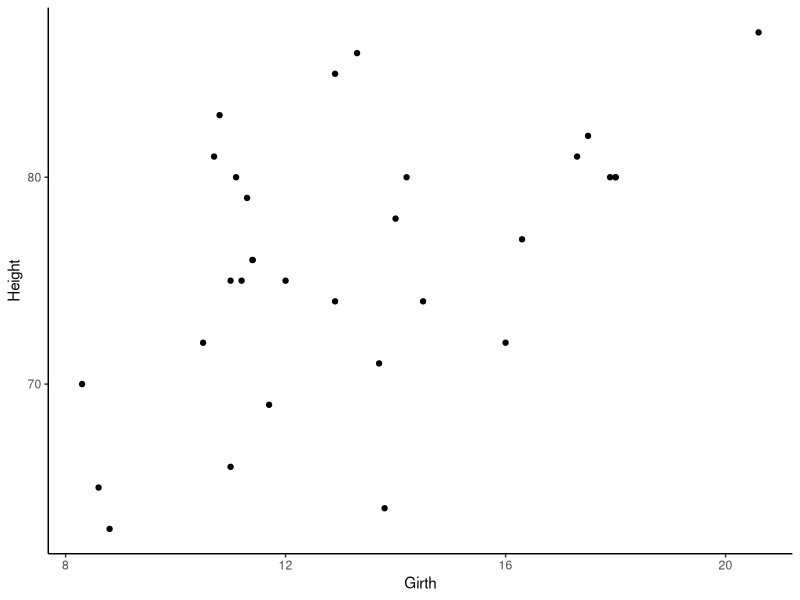
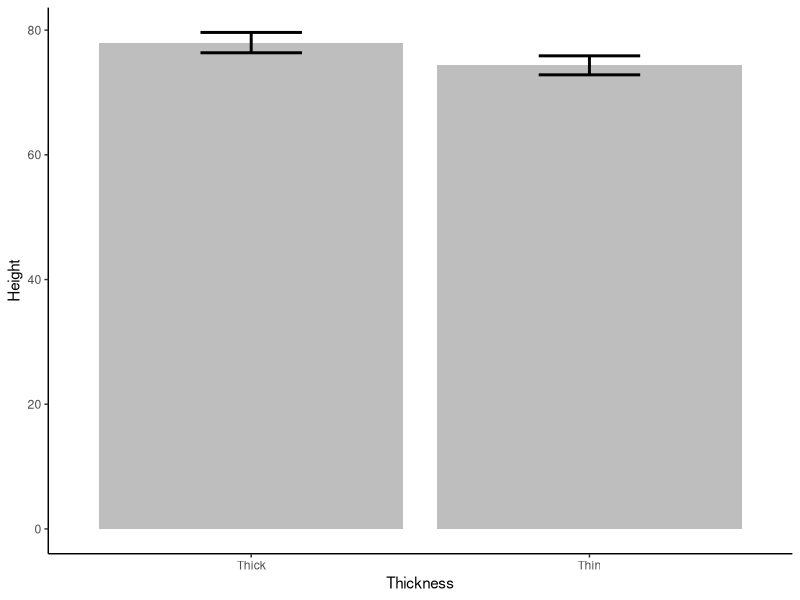
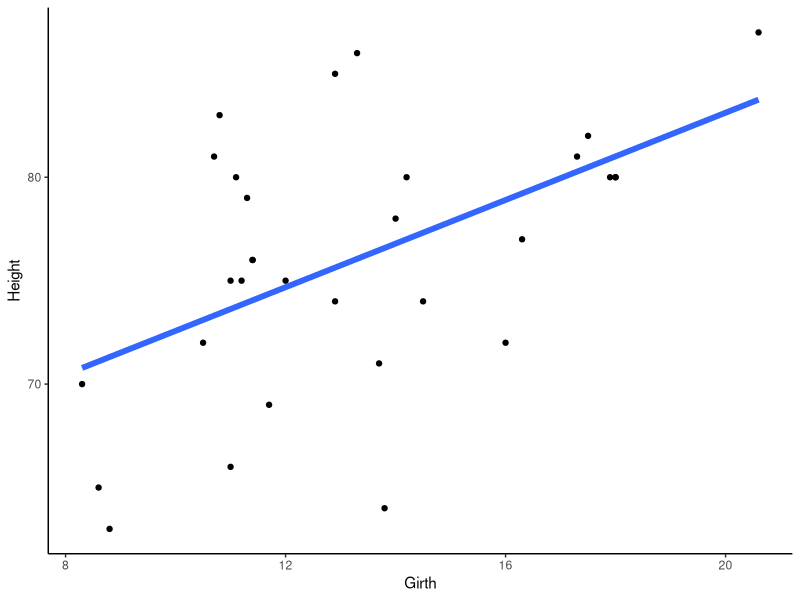
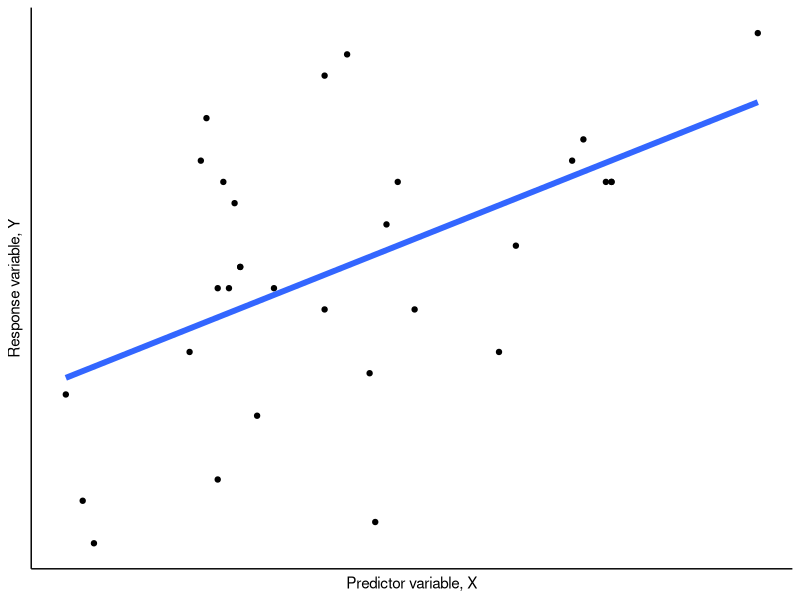
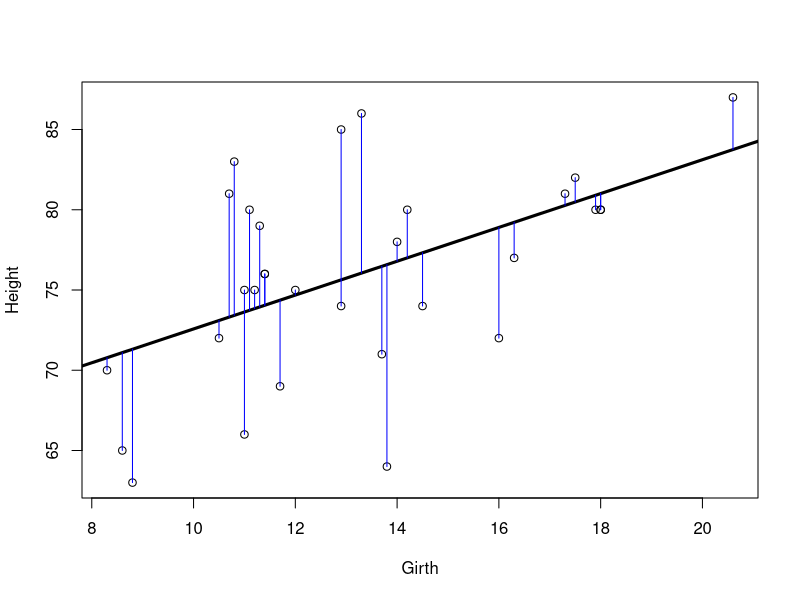
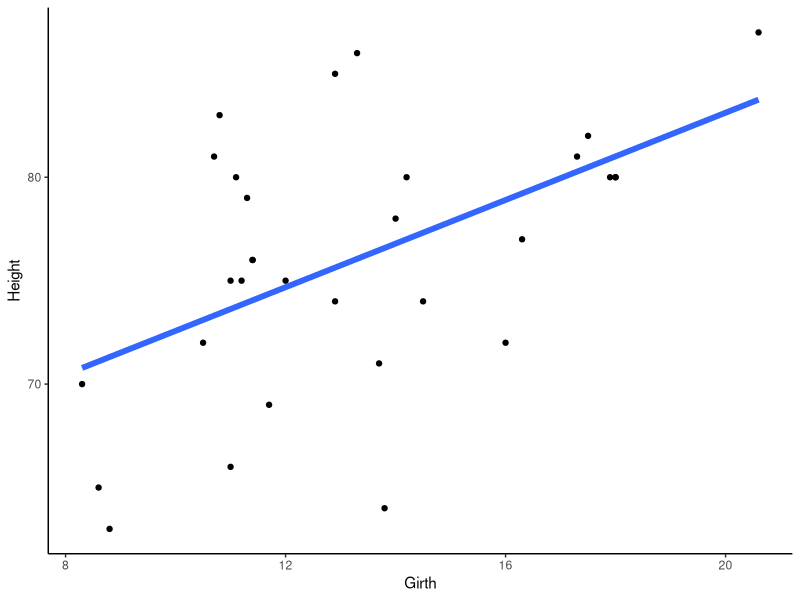
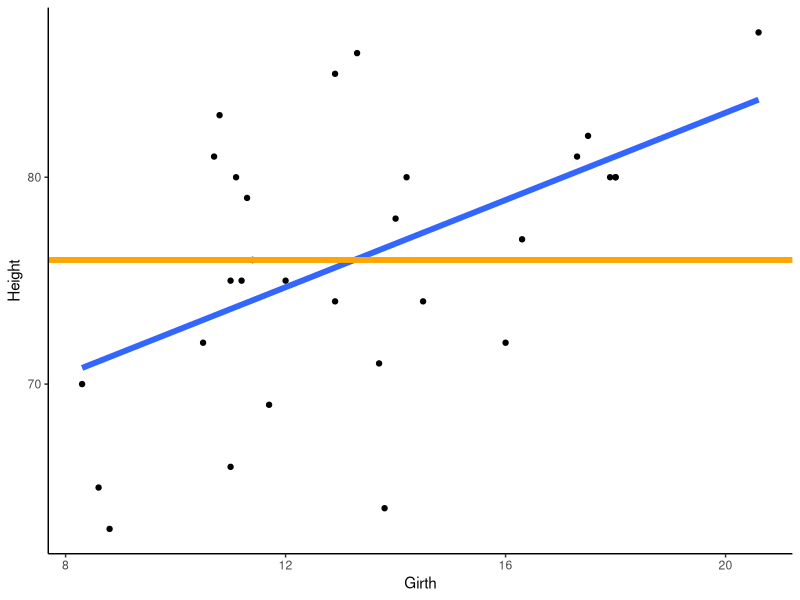
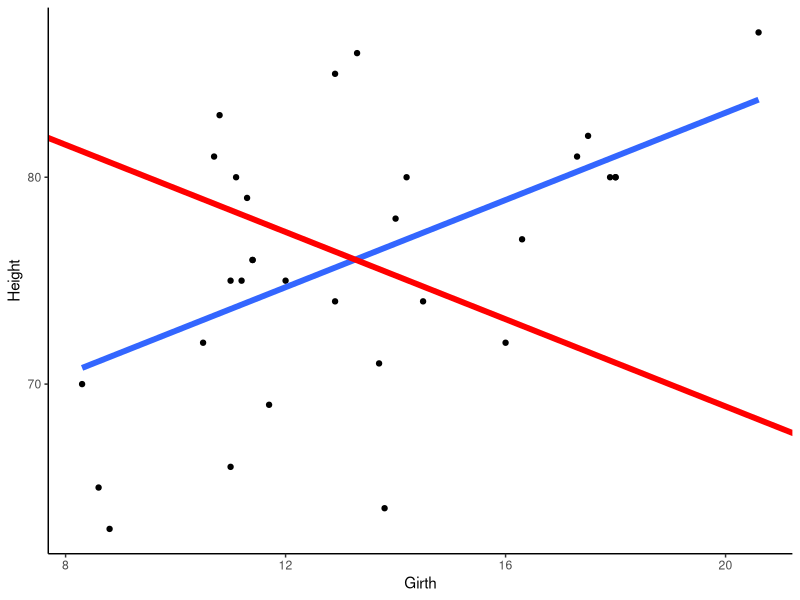

Reproduce these figures in R, in order.
## ---- chunk 1
library(knitr)
opts_chunk$set(echo = F, warning = FALSE, message = FALSE, comment = NA, fig.height = 3, fig.width = 3, dpi = 100, fig.align = "center", fig.show = "hold")
library(tidyverse)
theme_set(theme_classic())
library(MASS)
## ---- chunk 2
tree_plot <- ggplot(trees, aes(Girth, Height)) + geom_point()
tree_plot
## ---- chunk 3
trees %>% 
  mutate(Thickness = ifelse(Girth <= median(Girth), "Thin", "Thick")) %>% 
  ggplot(aes(Thickness, Height)) + 
  stat_summary(fun.y = mean, geom = "bar", fill = 'grey') +
  stat_summary(fun.data = "mean_se", geom = "errorbar", lwd = 1, width = 0.3)
t.test(Height ~ Thickness, trees %>% 
  mutate(Thickness = ifelse(Girth <= median(Girth), "Thin", "Thick")))
## ---- chunk 4
tree_plot +
  geom_smooth(method = "lm", se = F, lwd = 2)
## ---- chunk 5
tree_plot +
  geom_smooth(method = "lm", se = F, lwd = 2) +
  xlab("Predictor variable, X") +
  ylab("Response variable, Y") +
  theme(axis.ticks = element_blank(),
        axis.text = element_blank()) 
## ---- chunk 6
plot(Height ~ Girth, trees)
tree_lm <- lm(Height ~ Girth, trees)
abline(tree_lm, lwd=3)
for(i in seq_along(trees$Height)) {
	  yval <- coef(tree_lm)[1]+coef(tree_lm)[2]*trees$Height[i]
	  segments(x0 = trees$Girth[i], y0 = trees$Height[i], 
	           x1 = trees$Girth[i], y1= coef(tree_lm)[1]+coef(tree_lm)[2]*trees$Girth[i], col = "blue")
	}
## ---- chunk 7
tree_lm
## ---- chunk 8
tree_plot +
  geom_smooth(method = "lm", se = F, lwd = 2)
## ---- chunk 9
tree_plot +
  geom_smooth(method = "lm", se = F, lwd = 2) +
  geom_hline(yintercept = mean(trees$Height), colour = "orange", lwd = 2)
## ---- chunk 10
tree_plot +
  geom_smooth(method = "lm", se = F, lwd = 2) +
  geom_abline(slope = -1.054, intercept = 90, lwd = 2, colour = "red")
## ---- chunk 11
summary(tree_lm)
